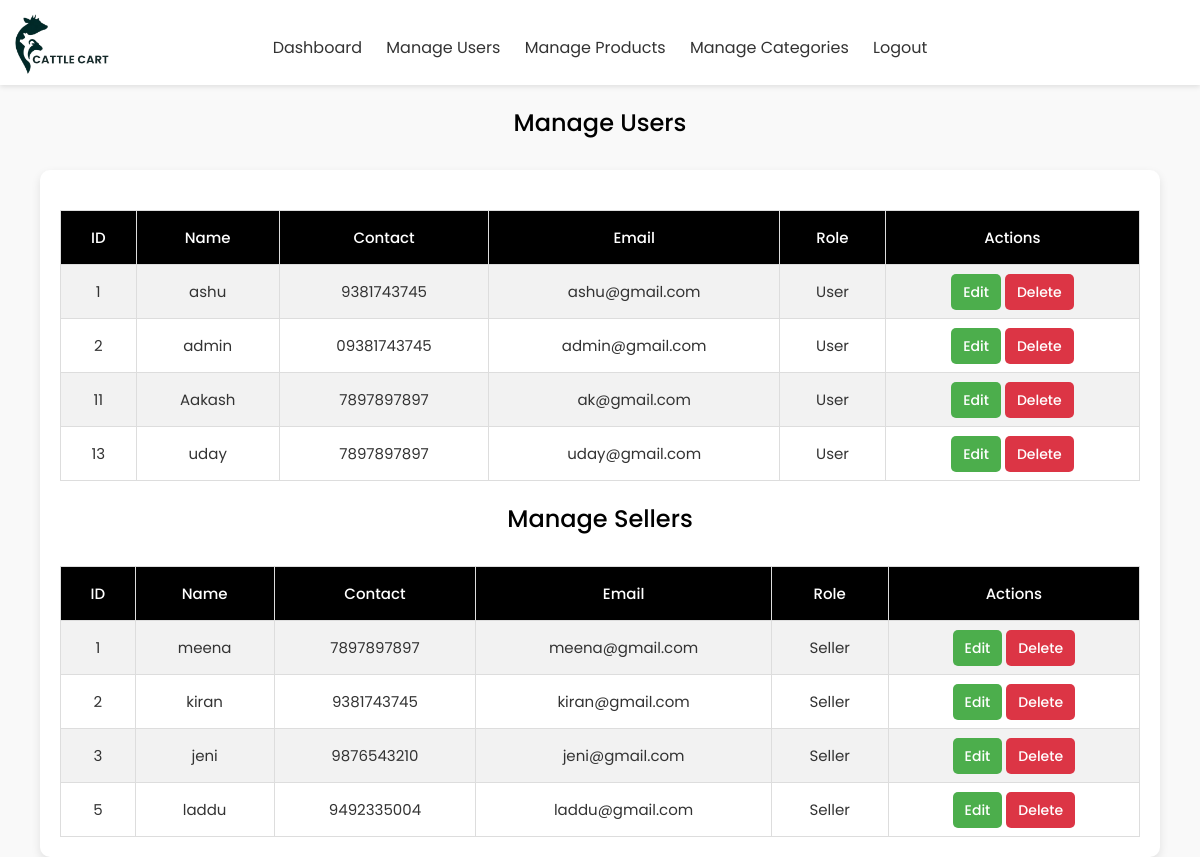
Page /admin/manage_users.php on the committed database.
### tables this page shows
CREATE TABLE `users` (
  `id` int(11) NOT NULL,
  `name` varchar(100) NOT NULL,
  `contact` varchar(15) NOT NULL,
  `email` varchar(100) NOT NULL,
  `password` varchar(255) NOT NULL,
  `role` varchar(255) NOT NULL,
  `created_at` timestamp NOT NULL DEFAULT current_timestamp()
);

CREATE TABLE `sellers` (
  `seller_id` int(11) NOT NULL,
  `name` varchar(100) NOT NULL,
  `contact` varchar(15) NOT NULL,
  `email` varchar(100) NOT NULL,
  `password` varchar(255) NOT NULL,
  `role` enum('seller') NOT NULL,
  `created_at` timestamp NOT NULL DEFAULT current_timestamp()
);

### admin/manage_users.php (the view, shortened to what this page needs)
<?php
include('admin_header.php');
$sql_users = "SELECT * FROM users";
$result_users = $conn->query($sql_users);
$sql_sellers = "SELECT * FROM sellers";
$result_sellers = $conn->query($sql_sellers);
?>
<!DOCTYPE html>
<html lang="en">
<head>
</head>
<body>
<h2>Manage Users</h2>
    <div class="manage-container">
        <table>
            <tr>
                <th>ID</th>
                <th>Name</th>
                <th>Contact</th>
                <th>Email</th>
                <th>Role</th>
                <th>Actions</th>
            </tr>
            <?php while ($user = $result_users->fetch_assoc()) { ?>
                <tr>
                    <td><?php echo isset($user['id']) ? htmlspecialchars($user['id']) : 'N/A'; ?></td>
                    <td><?php echo htmlspecialchars($user['name']); ?></td>
                    <td><?php echo htmlspecialchars($user['contact']); ?></td>
                    <td><?php echo htmlspecialchars($user['email']); ?></td>
                    <td>User</td>
                    <td>
                        <a href="edit_user.php?id=<?php echo htmlspecialchars($user['id']); ?>" class="edit-btn">Edit</a>
                        <a href="?delete_id=<?php echo htmlspecialchars($user['id']); ?>&role=user" class="delete-btn" onclick="return confirm('Are you sure you want to delete this user?')">Delete</a>
                    </td>
                </tr>
            <?php } ?>
        </table>
        <h2>Manage Sellers</h2>
        <table>
            <tr>
                <th>ID</th>
                <th>Name</th>
                <th>Contact</th>
                <th>Email</th>
                <th>Role</th>
                <th>Actions</th>
            </tr>
            <?php while ($seller = $result_sellers->fetch_assoc()) { ?>
                <tr>
                    <td><?php echo isset($seller['seller_id']) ? htmlspecialchars($seller['seller_id']) : 'N/A'; ?></td>
                    <td><?php echo htmlspecialchars($seller['name']); ?></td>
                    <td><?php echo htmlspecialchars($seller['contact']); ?></td>
                    <td><?php echo htmlspecialchars($seller['email']); ?></td>
                    <td>Seller</td>
                    <td>
                        <a href="edit_seller.php?id=<?php echo htmlspecialchars($seller['seller_id']); ?>" class="edit-btn">Edit</a>
                        <a href="?delete_id=<?php echo htmlspecialchars($seller['seller_id']); ?>&role=seller" class="delete-btn" onclick="return confirm('Are you sure you want to delete this seller?')">Delete</a>
                    </td>
                </tr>
            <?php } ?>
        </table>
    </div>
</body>
</html>

### admin/manage_users.php (style rules this page uses)
body { font-family: 'Poppins', Arial, sans-serif; background-color: #f9f9f9; color: #333; margin: 0; padding: 0; }
h2 { text-align: center; color: #000; font-weight: 500; margin-bottom: 30px; }
.manage-container { width: 90%; margin: auto; background-color: #fff; padding: 20px; border-radius: 10px; box-shadow: 0 4px 10px rgba(0, 0, 0, 0.1); }
table { width: 100%; border-collapse: collapse; font-size: 15px; margin-top: 20px; }
th, td { padding: 15px; text-align: center; border: 1px solid #ddd; }
th { background-color: #000; color: white; font-weight: 500; }
tr:nth-child(even) { background-color: #f2f2f2; }
.edit-btn, .delete-btn { padding: 8px 12px; font-size: 14px; border: none; border-radius: 5px; color: white; font-weight: 500; cursor: pointer; text-decoration: none; }
.edit-btn { background-color: #4cae4c; }
.delete-btn { background-color: #dc3545; }

### rows in the picture
users: id "1", name "ashu", contact "9381743745", email "ashu@gmail.com"
users: id "2", name "admin", contact "09381743745", email "admin@gmail.com"
users: id "11", name "Aakash", contact "7897897897", email "ak@gmail.com"
users: id "13", name "uday", contact "7897897897", email "uday@gmail.com"
sellers: seller_id "1", name "meena", contact "7897897897", email "meena@gmail.com"
sellers: seller_id "2", name "kiran", contact "9381743745", email "kiran@gmail.com"
sellers: seller_id "3", name "jeni", contact "9876543210", email "jeni@gmail.com"
sellers: seller_id "5", name "laddu", contact "9492335004", email "laddu@gmail.com"
